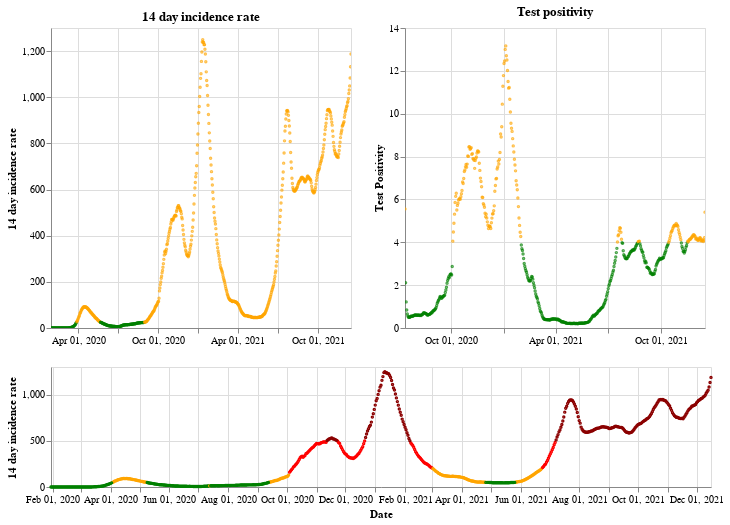

The notebook cell this image was saved under:
### Markdown cell above
## England

### Code cell
plot_traffic_light('England')

### Figure 1 — Vega-Lite specification as saved in the notebook (floating-point values rounded to 4 significant figures; data arrays with more than 128 entries replaced by an {"elided": "..."} marker saying what was removed)
{"config": {"view": {"continuousWidth": 400, "continuousHeight": 300}}, "vconcat": [{"hconcat": [{"mark": {"type": "point", "size": 2}, "encoding": {"color": {"condition": {"value": "green", "test": "(datum.twoWeeklyCasesRate <= 25)"}, "value": "orange"}, "tooltip": [{"type": "nominal", "field": "areaName"}, {"type": "temporal", "field": "date"}, {"type": "quantitative", "field": "twoWeeklyCasesRate"}, {"type": "quantitative", "field": "testPositivity"}], "x": {"type": "temporal", "axis": {"title": ""}, "field": "date", "scale": {"domain": {"selection": "DateBrush"}}, "timeUnit": "yearmonthdate"}, "y": {"type": "quantitative", "axis": {"title": "14 day incidence rate"}, "field": "twoWeeklyCasesRate"}}, "title": "14 day incidence rate", "width": 300}, {"mark": {"type": "point", "size": 2}, "encoding": {"color": {"condition": {"value": "green", "test": "(datum.testPositivity <= 4)"}, "value": "orange"}, "tooltip": [{"type": "nominal", "field": "areaName"}, {"type": "temporal", "field": "date"}, {"type": "quantitative", "field": "twoWeeklyCasesRate"}, {"type": "quantitative", "field": "testPositivity"}], "x": {"type": "temporal", "axis": {"title": ""}, "field": "date", "scale": {"domain": {"selection": "DateBrush"}}, "timeUnit": "yearmonthdate"}, "y": {"type": "quantitative", "axis": {"title": "Test Positivity"}, "field": "testPositivity"}}, "title": "Test positivity", "width": 300}]}, {"layer": [{"mark": {"type": "point", "size": 2}, "encoding": {"color": {"condition": {"value": "orange", "test": "(((datum.testPositivity < 4) && (datum.twoWeeklyCasesRate >= 50)) && (datum.twoWeeklyCasesRate < 200))"}, "value": "red"}, "opacity": {"condition": {"value": 1, "test": "((datum.twoWeeklyCasesRate >= 50) && (datum.twoWeeklyCasesRate < 500))"}, "value": 0}, "tooltip": [{"type": "nominal", "field": "areaName"}, {"type": "temporal", "field": "date"}, {"type": "quantitative", "field": "twoWeeklyCasesRate"}, {"type": "quantitative", "field": "testPositivity"}], "x": {"type": "temporal", "axis": {"title": "Date"}, "field": "date", "timeUnit": "yearmonthdate"}, "y": {"type": "quantitative", "axis": {"title": "14 day incidence rate"}, "field": "twoWeeklyCasesRate"}}, "selection": {"DateBrush": {"type": "interval", "encodings": ["x"], "fields": ["Time"]}}}, {"mark": {"type": "point", "size": 2}, "encoding": {"color": {"value": "darkred"}, "opacity": {"condition": {"value": 1, "test": "(datum.twoWeeklyCasesRate >= 500)"}, "value": 0}, "tooltip": [{"type": "nominal", "field": "areaName"}, {"type": "temporal", "field": "date"}, {"type": "quantitative", "field": "twoWeeklyCasesRate"}, {"type": "quantitative", "field": "testPositivity"}], "x": {"type": "temporal", "axis": {"title": "Date"}, "field": "date", "timeUnit": "yearmonthdate"}, "y": {"type": "quantitative", "axis": {"title": "14 day incidence rate"}, "field": "twoWeeklyCasesRate"}}}, {"mark": {"type": "point", "size": 2}, "encoding": {"color": {"condition": {"value": "green", "test": "((datum.testPositivity < 4) && (datum.twoWeeklyCasesRate < 50))"}, "value": "orange"}, "opacity": {"condition": {"value": 1, "test": "(datum.twoWeeklyCasesRate < 50)"}, "value": 0}, "tooltip": [{"type": "nominal", "field": "areaName"}, {"type": "temporal", "field": "date"}, {"type": "quantitative", "field": "twoWeeklyCasesRate"}, {"type": "quantitative", "field": "testPositivity"}], "x": {"type": "temporal", "axis": {"title": "Date"}, "field": "date", "timeUnit": "yearmonthdate"}, "y": {"type": "quantitative", "axis": {"title": "14 day incidence rate"}, "field": "twoWeeklyCasesRate"}}}], "height": 120, "width": 660}], "data": {"name": "data-239586e6748e5e8d9426fd58c4bbfb55"}, "$schema": "https://vega.github.io/schema/vega-lite/v4.8.1.json", "datasets": {"data-239586e6748e5e8d9426fd58c4bbfb55": {"elided": "687 records"}}}
